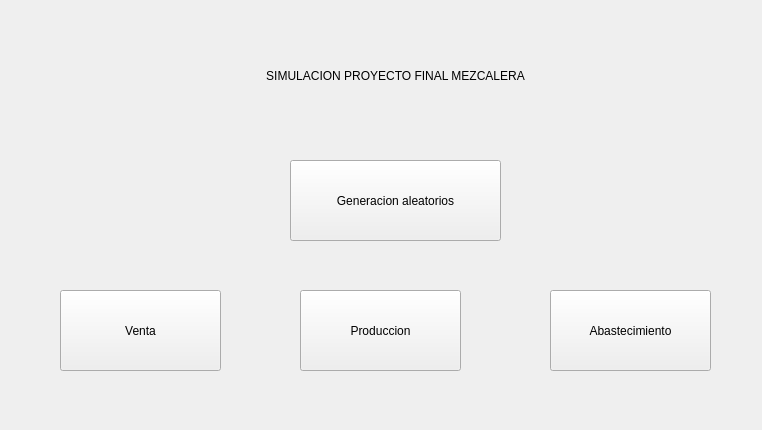
<?xml version="1.0" encoding="UTF-8"?>
<ui version="4.0">
 <class>mainWindow</class>
 <widget class="QMainWindow" name="mainWindow">
  <property name="enabled">
   <bool>true</bool>
  </property>
  <property name="geometry">
   <rect>
    <x>0</x>
    <y>0</y>
    <width>762</width>
    <height>430</height>
   </rect>
  </property>
  <property name="minimumSize">
   <size>
    <width>762</width>
    <height>430</height>
   </size>
  </property>
  <property name="maximumSize">
   <size>
    <width>762</width>
    <height>430</height>
   </size>
  </property>
  <property name="windowTitle">
   <string>MainWindow</string>
  </property>
  <property name="styleSheet">
   <string notr="true">@import url('https://fonts.googleapis.com/css2?family=Poppins&amp;display=swap');

*{
font-family: Victor Mono;
	background-image: url(:/bacground/images/bg.jpg);
}

QPushButton{
border-radius: 10px;
background: #99b3ca;
font-size: 19px
}

QPushButton:hover{
background: #acc8e2;
font-weight:bold;
border-radius: 10px;
}

QLabel#label1{
border-radius: 10px;
font-size: 22px;
background: #80a7ca;
}</string>
  </property>
  <widget class="QWidget" name="centralwidget">
   <widget class="QPushButton" name="btnproduccion">
    <property name="geometry">
     <rect>
      <x>300</x>
      <y>290</y>
      <width>161</width>
      <height>81</height>
     </rect>
    </property>
    <property name="text">
     <string>Produccion</string>
    </property>
   </widget>
   <widget class="QPushButton" name="btnventa">
    <property name="geometry">
     <rect>
      <x>60</x>
      <y>290</y>
      <width>161</width>
      <height>81</height>
     </rect>
    </property>
    <property name="text">
     <string>Venta</string>
    </property>
   </widget>
   <widget class="QPushButton" name="btnabastecimiento">
    <property name="geometry">
     <rect>
      <x>550</x>
      <y>290</y>
      <width>161</width>
      <height>81</height>
     </rect>
    </property>
    <property name="text">
     <string>Abastecimiento</string>
    </property>
   </widget>
   <widget class="QLabel" name="label1">
    <property name="geometry">
     <rect>
      <x>180</x>
      <y>30</y>
      <width>431</width>
      <height>91</height>
     </rect>
    </property>
    <property name="layoutDirection">
     <enum>Qt::LeftToRight</enum>
    </property>
    <property name="text">
     <string>SIMULACION PROYECTO FINAL MEZCALERA</string>
    </property>
    <property name="alignment">
     <set>Qt::AlignCenter</set>
    </property>
   </widget>
   <widget class="QPushButton" name="btnageneracion">
    <property name="geometry">
     <rect>
      <x>290</x>
      <y>160</y>
      <width>211</width>
      <height>81</height>
     </rect>
    </property>
    <property name="text">
     <string>Generacion aleatorios</string>
    </property>
   </widget>
  </widget>
 </widget>
 <resources>
  <include location="interfaces/Source.qrc"/>
 </resources>
 <connections/>
</ui>
